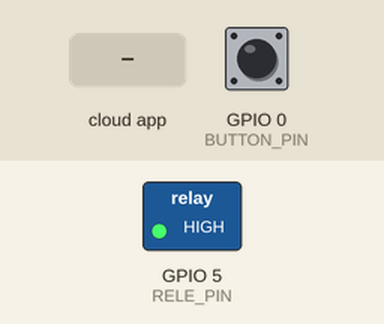
Simulated run of this sketch. Board: ESP8266 (NodeMCU). Parts: switched loads named in the sketch (green lamp = pin HIGH). Dashed ring = blinking. Inputs (shaded band) come from the test bench; at power-on: GPIO 0 (BUTTON_PIN) HIGH. WiFi joins after 1.5 s; servers stay silent unless stated; what the sketch prints to the serial monitor is not drawn.

Above: at 2.7 s.
2.8 s: GPIO 0 (BUTTON_PIN) pulled LOW for 3.2 s
At 3.3 s:
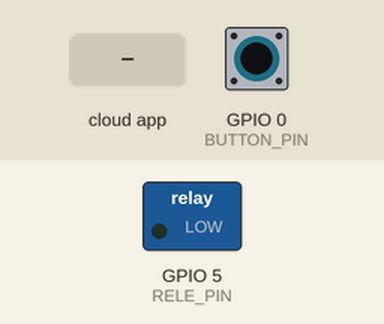
9.0 s: the phone or cloud app sets 63129b5e36b44d06d4b17df2 to 1
At 10.1 s:
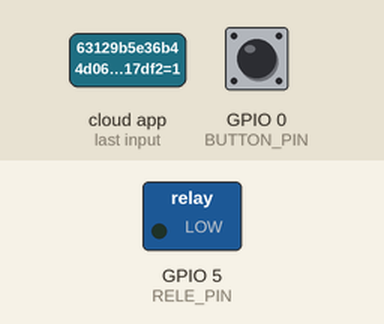
10.5 s: GPIO 0 (BUTTON_PIN) pulled LOW for 0.15 s
At 11.5 s:
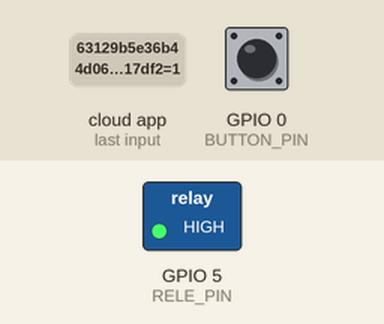
12.1 s: GPIO 0 (BUTTON_PIN) pulled LOW for 1 s
At 12.7 s:
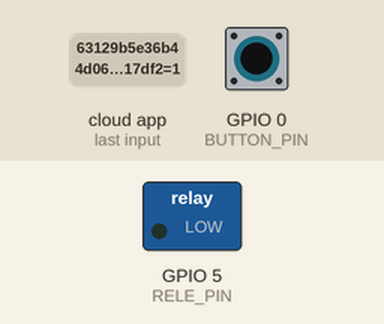
Timing chart, 0 to 15.1 s (numbered marks = the images above; inputs shaded):
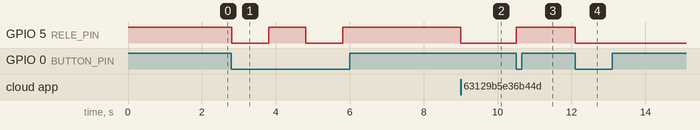

Measured:
- after the input at 2.8 s, GPIO 5 (RELE_PIN): alternates HIGH for 1.0 s and LOW for 1.0 s, 4 changes in all, then stays HIGH, starting at once
- after the input at 9.0 s, GPIO 5 (RELE_PIN): HIGH → LOW at once
- after the input at 10.5 s, GPIO 5 (RELE_PIN): LOW → HIGH at once
- after the input at 12.1 s, GPIO 5 (RELE_PIN): HIGH → LOW at once

The sketch:

lampada.ino
```cpp
#include <Arduino.h>
#include <ESP8266WiFi.h>
#include <SinricPro.h>
#include <SinricProSwitch.h>
#include <ArduinoJson.h>
#include <WebSocketsClient.h>

#define WIFI_SSID         "PROF.RAFAEL"
#define WIFI_PASS         ""
#define APP_KEY           "86000851-5f7a-456b-b7b4-65a1fcf0c930"      // Should look like "de0bxxxx-1x3x-4x3x-ax2x-5dabxxxxxxxx"
#define APP_SECRET        "84e7e258-d734-4b73-9e11-eb65ecf2c281-5bd629d5-e95f-4660-b55d-0cc5231e616e"   // Should look like "5f36xxxx-x3x7-4x3x-xexe-e86724a9xxxx-4c4axxxx-3x3x-x5xe-x9x3-333d65xxxxxx"
#define SWITCH_ID         "63129b5e36b44d06d4b17df2"    // Should look like "5dc1564130xxxxxxxxxxxxxx"
#define BAUD_RATE         9600                // Change baudrate to your need

#define BUTTON_PIN 0   // GPIO for BUTTON (inverted: LOW = pressed, HIGH = released)
#define RELE_PIN   5    //D1

bool myPowerState = false;
unsigned long lastBtnPress = 0;


bool onPowerState(const String &deviceId, bool &state) {
  Serial.printf("Device %s turned %s (via SinricPro) \r\n", deviceId.c_str(), state?"on":"off");
  myPowerState = state;
  digitalWrite(RELE_PIN, myPowerState?LOW:HIGH);
  return true; // request handled properly
}

void handleButtonPress() {
  unsigned long actualMillis = millis(); // get actual millis() and keep it in variable actualMillis
  if (digitalRead(BUTTON_PIN) == LOW && actualMillis - lastBtnPress > 1000)  { // is button pressed (inverted logic! button pressed = LOW) and debounced?
    if (myPowerState) {     // flip myPowerState: if it was true, set it to false, vice versa
      myPowerState = false;
    } else {
      myPowerState = true;
    }
    digitalWrite(RELE_PIN, myPowerState?LOW:HIGH); // if myPowerState indicates device turned on: turn on led (builtin led uses inverted logic: LOW = LED ON / HIGH = LED OFF)

    // get Switch device back
    SinricProSwitch& mySwitch = SinricPro[SWITCH_ID];
    // send powerstate event
    mySwitch.sendPowerStateEvent(myPowerState); // send the new powerState to SinricPro server
    Serial.printf("Device %s turned %s (manually via flashbutton)\r\n", mySwitch.getDeviceId().c_str(), myPowerState?"on":"off");

    lastBtnPress = actualMillis;  // update last button press variable
  }
}

// setup function for WiFi connection
void setupWiFi() {
  Serial.printf("\r\n[Wifi]: Connecting");
  WiFi.begin(WIFI_SSID, WIFI_PASS);

  while (WiFi.status() != WL_CONNECTED) {
    Serial.printf(".");
    delay(250);
  }
  Serial.printf("connected!\r\n[WiFi]: IP-Address is %s\r\n", WiFi.localIP().toString().c_str());
}

// setup function for SinricPro
void setupSinricPro() {
  // add device to SinricPro
  SinricProSwitch& mySwitch = SinricPro[SWITCH_ID];

  // set callback function to device
  mySwitch.onPowerState(onPowerState);

  // setup SinricPro
  SinricPro.onConnected([](){ Serial.printf("Connected to SinricPro\r\n"); });
  SinricPro.onDisconnected([](){ Serial.printf("Disconnected from SinricPro\r\n"); });
  //SinricPro.restoreDeviceStates(true); // Uncomment to restore the last known state from the server.
  SinricPro.begin(APP_KEY, APP_SECRET);
}

// main setup function
void setup() {
  pinMode(BUTTON_PIN, INPUT_PULLUP); // GPIO 0 as input, pulled high
  pinMode(RELE_PIN, OUTPUT); // define LED GPIO as output
  digitalWrite(RELE_PIN, HIGH); // turn off LED on bootup

  Serial.begin(BAUD_RATE); Serial.printf("\r\n\r\n");
  setupWiFi();
  setupSinricPro();
}

void loop() {
  handleButtonPress();
  SinricPro.handle();
}
```
